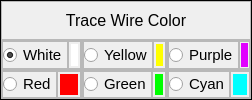
                     <widget class="QFrame" name="frame_trace_shell">
                      <property name="layoutDirection">
                       <enum>Qt::LeftToRight</enum>
                      </property>
                      <property name="frameShape">
                       <enum>QFrame::Box</enum>
                      </property>
                      <property name="frameShadow">
                       <enum>QFrame::Plain</enum>
                      </property>
                      <layout class="QGridLayout" name="gridLayout_12">
                       <property name="leftMargin">
                        <number>0</number>
                       </property>
                       <property name="topMargin">
                        <number>0</number>
                       </property>
                       <property name="rightMargin">
                        <number>0</number>
                       </property>
                       <property name="bottomMargin">
                        <number>0</number>
                       </property>
                       <property name="spacing">
                        <number>0</number>
                       </property>
                       <item row="0" column="0" colspan="3">
                        <widget class="QFrame" name="frame_trace_label">
                         <property name="minimumSize">
                          <size>
                           <width>40</width>
                           <height>0</height>
                          </size>
                         </property>
                         <property name="frameShape">
                          <enum>QFrame::StyledPanel</enum>
                         </property>
                         <property name="frameShadow">
                          <enum>QFrame::Raised</enum>
                         </property>
                         <layout class="QHBoxLayout" name="horizontalLayout_50">
                          <item>
                           <widget class="QLabel" name="label_trace_settings">
                            <property name="font">
                             <font>
                              <pointsize>12</pointsize>
                             </font>
                            </property>
                            <property name="text">
                             <string>Trace Wire Color</string>
                            </property>
                            <property name="alignment">
                             <set>Qt::AlignCenter</set>
                            </property>
                           </widget>
                          </item>
                         </layout>
                        </widget>
                       </item>
                       <item row="1" column="0">
                        <widget class="QFrame" name="frame_white_trace">
                         <property name="frameShape">
                          <enum>QFrame::StyledPanel</enum>
                         </property>
                         <property name="frameShadow">
                          <enum>QFrame::Raised</enum>
                         </property>
                         <layout class="QHBoxLayout" name="horizontalLayout_51">
                          <property name="spacing">
                           <number>0</number>
                          </property>
                          <property name="leftMargin">
                           <number>0</number>
                          </property>
                          <property name="topMargin">
                           <number>0</number>
                          </property>
                          <property name="rightMargin">
                           <number>0</number>
                          </property>
                          <property name="bottomMargin">
                           <number>0</number>
                          </property>
                          <item>
                           <widget class="QFrame" name="frame_white_radio">
                            <property name="frameShape">
                             <enum>QFrame::StyledPanel</enum>
                            </property>
                            <property name="frameShadow">
                             <enum>QFrame::Raised</enum>
                            </property>
                            <layout class="QHBoxLayout" name="horizontalLayout_57">
                             <property name="spacing">
                              <number>0</number>
                             </property>
                             <property name="leftMargin">
                              <number>0</number>
                             </property>
                             <property name="topMargin">
                              <number>0</number>
                             </property>
                             <property name="rightMargin">
                              <number>0</number>
                             </property>
                             <property name="bottomMargin">
                              <number>0</number>
                             </property>
                             <item>
                              <widget class="QRadioButton" name="radio_white">
                               <property name="font">
                                <font>
                                 <pointsize>11</pointsize>
                                </font>
                               </property>
                               <property name="text">
                                <string>White</string>
                               </property>
                               <property name="checked">
                                <bool>true</bool>
                               </property>
                              </widget>
                             </item>
                            </layout>
                           </widget>
                          </item>
                          <item>
                           <widget class="QFrame" name="frame_white_color">
                            <property name="frameShape">
                             <enum>QFrame::StyledPanel</enum>
                            </property>
                            <property name="frameShadow">
                             <enum>QFrame::Raised</enum>
                            </property>
                            <layout class="QHBoxLayout" name="horizontalLayout_63">
                             <property name="spacing">
                              <number>0</number>
                             </property>
                             <property name="leftMargin">
                              <number>2</number>
                             </property>
                             <property name="topMargin">
                              <number>2</number>
                             </property>
                             <property name="rightMargin">
                              <number>2</number>
                             </property>
                             <property name="bottomMargin">
                              <number>2</number>
                             </property>
                             <item>
                              <widget class="QLabel" name="label_white_color">
                               <property name="styleSheet">
                                <string notr="true">background-color: rgb(255, 255, 255);</string>
                               </property>
                               <property name="text">
                                <string/>
                               </property>
                              </widget>
                             </item>
                            </layout>
                           </widget>
                          </item>
                         </layout>
                        </widget>
                       </item>
                       <item row="1" column="1">
                        <widget class="QFrame" name="frame_yellow_trace">
                         <property name="frameShape">
                          <enum>QFrame::StyledPanel</enum>
                         </property>
                         <property name="frameShadow">
                          <enum>QFrame::Raised</enum>
                         </property>
                         <layout class="QHBoxLayout" name="horizontalLayout_53">
                          <property name="spacing">
                           <number>0</number>
                          </property>
                          <property name="leftMargin">
                           <number>0</number>
                          </property>
                          <property name="topMargin">
                           <number>0</number>
                          </property>
                          <property name="rightMargin">
                           <number>0</number>
                          </property>
                          <property name="bottomMargin">
                           <number>0</number>
                          </property>
                          <item>
                           <widget class="QFrame" name="frame_yellow_radio">
                            <property name="frameShape">
                             <enum>QFrame::StyledPanel</enum>
                            </property>
                            <property name="frameShadow">
                             <enum>QFrame::Raised</enum>
                            </property>
                            <layout class="QHBoxLayout" name="horizontalLayout_59">
                             <property name="spacing">
                              <number>0</number>
                             </property>
                             <property name="leftMargin">
                              <number>0</number>
                             </property>
                             <property name="topMargin">
                              <number>0</number>
                             </property>
                             <property name="rightMargin">
                              <number>0</number>
                             </property>
                             <property name="bottomMargin">
                              <number>0</number>
                             </property>
                             <item>
                              <widget class="QRadioButton" name="radio_yellow">
                               <property name="font">
                                <font>
                                 <pointsize>11</pointsize>
                                </font>
                               </property>
                               <property name="text">
                                <string>Yellow</string>
                               </property>
                              </widget>
                             </item>
                            </layout>
                           </widget>
                          </item>
                          <item>
                           <widget class="QFrame" name="frame_yellow_color">
                            <property name="frameShape">
                             <enum>QFrame::StyledPanel</enum>
                            </property>
                            <property name="frameShadow">
                             <enum>QFrame::Raised</enum>
                            </property>
                            <layout class="QHBoxLayout" name="horizontalLayout_65">
                             <property name="spacing">
                              <number>0</number>
                             </property>
                             <property name="leftMargin">
                              <number>2</number>
                             </property>
                             <property name="topMargin">
                              <number>2</number>
                             </property>
                             <property name="rightMargin">
                              <number>2</number>
                             </property>
                             <property name="bottomMargin">
                              <number>2</number>
                             </property>
                             <item>
                              <widget class="QLabel" name="label_yellow_color">
                               <property name="styleSheet">
                                <string notr="true">background-color: rgb(255, 255, 0);</string>
                               </property>
                               <property name="text">
                                <string/>
                               </property>
                              </widget>
                             </item>
                            </layout>
                           </widget>
                          </item>
                         </layout>
                        </widget>
                       </item>
                       <item row="1" column="2">
                        <widget class="QFrame" name="frame_purple_trace">
                         <property name="frameShape">
                          <enum>QFrame::StyledPanel</enum>
                         </property>
                         <property name="frameShadow">
                          <enum>QFrame::Raised</enum>
                         </property>
                         <layout class="QHBoxLayout" name="horizontalLayout_55">
                          <property name="spacing">
                           <number>0</number>
                          </property>
                          <property name="leftMargin">
                           <number>0</number>
                          </property>
                          <property name="topMargin">
                           <number>0</number>
                          </property>
                          <property name="rightMargin">
                           <number>0</number>
                          </property>
                          <property name="bottomMargin">
                           <number>0</number>
                          </property>
                          <item>
                           <widget class="QFrame" name="frame_purple_radio">
                            <property name="frameShape">
                             <enum>QFrame::StyledPanel</enum>
                            </property>
                            <property name="frameShadow">
                             <enum>QFrame::Raised</enum>
                            </property>
                            <layout class="QHBoxLayout" name="horizontalLayout_61">
                             <property name="spacing">
                              <number>0</number>
                             </property>
                             <property name="leftMargin">
                              <number>0</number>
                             </property>
                             <property name="topMargin">
                              <number>0</number>
                             </property>
                             <property name="rightMargin">
                              <number>0</number>
                             </property>
                             <property name="bottomMargin">
                              <number>0</number>
                             </property>
                             <item>
                              <widget class="QRadioButton" name="radio_purple">
                               <property name="font">
                                <font>
                                 <pointsize>11</pointsize>
                                </font>
                               </property>
                               <property name="text">
                                <string>Purple</string>
                               </property>
                              </widget>
                             </item>
                            </layout>
                           </widget>
                          </item>
                          <item>
                           <widget class="QFrame" name="frame_purple_color">
                            <property name="frameShape">
                             <enum>QFrame::StyledPanel</enum>
                            </property>
                            <property name="frameShadow">
                             <enum>QFrame::Raised</enum>
                            </property>
                            <layout class="QHBoxLayout" name="horizontalLayout_67">
                             <property name="spacing">
                              <number>0</number>
                             </property>
                             <property name="leftMargin">
                              <number>1</number>
                             </property>
                             <property name="topMargin">
                              <number>1</number>
                             </property>
                             <property name="rightMargin">
                              <number>1</number>
                             </property>
                             <property name="bottomMargin">
                              <number>1</number>
                             </property>
                             <item>
                              <widget class="QLabel" name="label_purple_color">
                               <property name="styleSheet">
                                <string notr="true">background-color: rgb(225, 0, 255);</string>
                               </property>
                               <property name="text">
                                <string/>
                               </property>
                              </widget>
                             </item>
                            </layout>
                           </widget>
                          </item>
                         </layout>
                        </widget>
                       </item>
                       <item row="2" column="0">
                        <widget class="QFrame" name="frame_red_trace">
                         <property name="frameShape">
                          <enum>QFrame::StyledPanel</enum>
                         </property>
                         <property name="frameShadow">
                          <enum>QFrame::Raised</enum>
                         </property>
                         <layout class="QHBoxLayout" name="horizontalLayout_52">
                          <property name="spacing">
                           <number>0</number>
                          </property>
                          <property name="leftMargin">
                           <number>0</number>
                          </property>
                          <property name="topMargin">
                           <number>0</number>
                          </property>
                          <property name="rightMargin">
                           <number>0</number>
                          </property>
                          <property name="bottomMargin">
                           <number>0</number>
                          </property>
                          <item>
                           <widget class="QFrame" name="frame_red_radio">
                            <property name="frameShape">
                             <enum>QFrame::StyledPanel</enum>
                            </property>
                            <property name="frameShadow">
                             <enum>QFrame::Raised</enum>
                            </property>
                            <layout class="QHBoxLayout" name="horizontalLayout_58">
                             <property name="spacing">
                              <number>0</number>
                             </property>
                             <property name="leftMargin">
                              <number>0</number>
                             </property>
                             <property name="topMargin">
                              <number>0</number>
                             </property>
                             <property name="rightMargin">
                              <number>0</number>
                             </property>
                             <property name="bottomMargin">
                              <number>0</number>
                             </property>
                             <item>
                              <widget class="QRadioButton" name="radio_red">
                               <property name="font">
                                <font>
                                 <pointsize>11</pointsize>
                                </font>
                               </property>
                               <property name="text">
                                <string>Red</string>
                               </property>
                              </widget>
                             </item>
                            </layout>
                           </widget>
                          </item>
                          <item>
                           <widget class="QFrame" name="frame_red_color">
                            <property name="frameShape">
                             <enum>QFrame::StyledPanel</enum>
                            </property>
                            <property name="frameShadow">
                             <enum>QFrame::Raised</enum>
                            </property>
                            <layout class="QHBoxLayout" name="horizontalLayout_64">
                             <property name="spacing">
                              <number>0</number>
                             </property>
                             <property name="leftMargin">
                              <number>2</number>
                             </property>
                             <property name="topMargin">
                              <number>2</number>
                             </property>
                             <property name="rightMargin">
                              <number>2</number>
                             </property>
                             <property name="bottomMargin">
                              <number>2</number>
                             </property>
                             <item>
                              <widget class="QLabel" name="label_red_color">
                               <property name="styleSheet">
                                <string notr="true">background-color: rgb(255, 0, 0);</string>
                               </property>
                               <property name="text">
                                <string/>
                               </property>
                              </widget>
                             </item>
                            </layout>
                           </widget>
                          </item>
                         </layout>
                        </widget>
                       </item>
                       <item row="2" column="1">
                        <widget class="QFrame" name="frame_green_trace">
                         <property name="frameShape">
                          <enum>QFrame::StyledPanel</enum>
                         </property>
                         <property name="frameShadow">
                          <enum>QFrame::Raised</enum>
                         </property>
                         <layout class="QHBoxLayout" name="horizontalLayout_54">
                          <property name="spacing">
                           <number>0</number>
                          </property>
                          <property name="leftMargin">
                           <number>0</number>
                          </property>
                          <property name="topMargin">
                           <number>0</number>
                          </property>
                          <property name="rightMargin">
                           <number>0</number>
                          </property>
                          <property name="bottomMargin">
                           <number>0</number>
                          </property>
                          <item>
                           <widget class="QFrame" name="frame_green_radio">
                            <property name="frameShape">
                             <enum>QFrame::StyledPanel</enum>
                            </property>
                            <property name="frameShadow">
                             <enum>QFrame::Raised</enum>
                            </property>
                            <layout class="QHBoxLayout" name="horizontalLayout_60">
                             <property name="spacing">
                              <number>0</number>
                             </property>
                             <property name="leftMargin">
                              <number>0</number>
                             </property>
                             <property name="topMargin">
                              <number>0</number>
                             </property>
                             <property name="rightMargin">
                              <number>0</number>
                             </property>
                             <property name="bottomMargin">
                              <number>0</number>
                             </property>
                             <item>
                              <widget class="QRadioButton" name="radio_green">
                               <property name="font">
                                <font>
                                 <pointsize>11</pointsize>
                                </font>
                               </property>
                               <property name="text">
                                <string>Green</string>
                               </property>
                              </widget>
                             </item>
                            </layout>
                           </widget>
                          </item>
                          <item>
                           <widget class="QFrame" name="frame_green_trace_color">
                            <property name="frameShape">
                             <enum>QFrame::StyledPanel</enum>
                            </property>
                            <property name="frameShadow">
                             <enum>QFrame::Raised</enum>
                            </property>
                            <layout class="QHBoxLayout" name="horizontalLayout_66">
                             <property name="spacing">
                              <number>0</number>
                             </property>
                             <property name="leftMargin">
                              <number>2</number>
                             </property>
                             <property name="topMargin">
                              <number>2</number>
                             </property>
                             <property name="rightMargin">
                              <number>2</number>
                             </property>
                             <property name="bottomMargin">
                              <number>2</number>
                             </property>
                             <item>
                              <widget class="QLabel" name="label_green_color">
                               <property name="styleSheet">
                                <string notr="true">background-color: rgb(0, 255, 0);</string>
                               </property>
                               <property name="text">
                                <string/>
                               </property>
                              </widget>
                             </item>
                            </layout>
                           </widget>
                          </item>
                         </layout>
                        </widget>
                       </item>
                       <item row="2" column="2">
                        <widget class="QFrame" name="frame_cyan_trace">
                         <property name="frameShape">
                          <enum>QFrame::StyledPanel</enum>
                         </property>
                         <property name="frameShadow">
                          <enum>QFrame::Raised</enum>
                         </property>
                         <layout class="QHBoxLayout" name="horizontalLayout_56">
                          <property name="spacing">
                           <number>0</number>
                          </property>
                          <property name="leftMargin">
                           <number>0</number>
                          </property>
                          <property name="topMargin">
                           <number>0</number>
                          </property>
                          <property name="rightMargin">
                           <number>0</number>
                          </property>
                          <property name="bottomMargin">
                           <number>0</number>
                          </property>
                          <item>
                           <widget class="QFrame" name="frame_cyan_radio">
                            <property name="frameShape">
                             <enum>QFrame::StyledPanel</enum>
                            </property>
                            <property name="frameShadow">
                             <enum>QFrame::Raised</enum>
                            </property>
                            <layout class="QHBoxLayout" name="horizontalLayout_62">
                             <property name="spacing">
                              <number>0</number>
                             </property>
                             <property name="leftMargin">
                              <number>0</number>
                             </property>
                             <property name="topMargin">
                              <number>0</number>
                             </property>
                             <property name="rightMargin">
                              <number>0</number>
                             </property>
                             <property name="bottomMargin">
                              <number>0</number>
                             </property>
                             <item>
                              <widget class="QRadioButton" name="radio_cyan">
                               <property name="font">
                                <font>
                                 <pointsize>11</pointsize>
                                </font>
                               </property>
                               <property name="text">
                                <string>Cyan</string>
                               </property>
                              </widget>
                             </item>
                            </layout>
                           </widget>
                          </item>
                          <item>
                           <widget class="QFrame" name="frame_cyan_trace_color">
                            <property name="frameShape">
                             <enum>QFrame::StyledPanel</enum>
                            </property>
                            <property name="frameShadow">
                             <enum>QFrame::Raised</enum>
                            </property>
                            <layout class="QHBoxLayout" name="horizontalLayout_68">
                             <property name="spacing">
                              <number>0</number>
                             </property>
                             <property name="leftMargin">
                              <number>2</number>
                             </property>
                             <property name="topMargin">
                              <number>2</number>
                             </property>
                             <property name="rightMargin">
                              <number>2</number>
                             </property>
                             <property name="bottomMargin">
                              <number>2</number>
                             </property>
                             <item>
                              <widget class="QLabel" name="label_cyan_color">
                               <property name="styleSheet">
                                <string notr="true">background-color: rgb(0, 255, 255);</string>
                               </property>
                               <property name="text">
                                <string/>
                               </property>
                              </widget>
                             </item>
                            </layout>
                           </widget>
                          </item>
                         </layout>
                        </widget>
                       </item>
                      </layout>
                     </widget>
